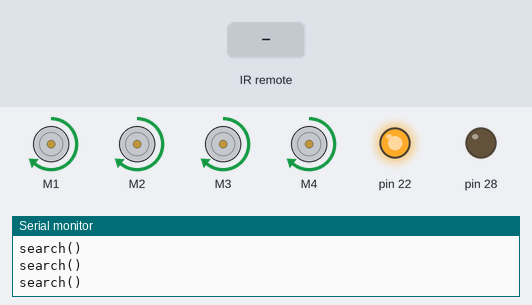
The sketch below on a simulated Arduino Mega 2560, built with avr-gcc and run on an emulated ATmega2560. On the bench: 4 × DC motor (green arrow = forward, orange = backward, longer = faster), output pins drawn as LEDs (lit = HIGH), the last lines printed to the serial monitor. The inputs (shaded band) are chosen by the test bench.

Above: at 1.2 s.
1.3 s: infrared code 0xA1B2C3 received
At 2.0 s:
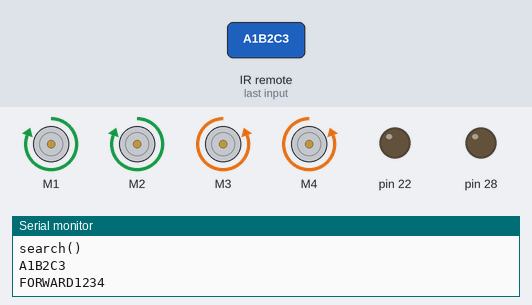
Timing chart, 0 to 4.3 s (numbered marks = the images above; inputs shaded):
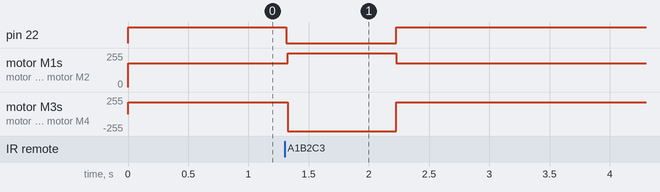

The sketch:

rec_ir.ino
```cpp
#include "IRremote.h"
#include <AFMotor.h>
#define IR_USE_TIMER3
AF_DCMotor motor_1(1);
AF_DCMotor motor_2(2);
AF_DCMotor motor_3(3);
AF_DCMotor motor_4(4);
const int RECV_PIN = 16;
IRrecv irrecv(RECV_PIN);
decode_results results;

void setup()
{
  Serial.begin(9600);
  Serial.println("serial monitor:");
  irrecv.enableIRIn();
  irrecv.blink13(true);
  pinMode(22, OUTPUT);
  pinMode(28, OUTPUT);
  digitalWrite(22, HIGH);
  motor_1.run(RELEASE);
  motor_2.run(RELEASE);
  motor_3.run(RELEASE);
  motor_4.run(RELEASE);
}

void loop()
{
  if (!digitalRead(28))
  {
    digitalWrite(22, HIGH); //red LED off
    if (irrecv.decode(&results))
      {
        Serial.println(results.value, HEX);
        if (results.value == 0xA1B2C3)
          {
            digitalWrite(22, LOW); //red LED on
            Serial.println("FORWARD1234");
            FORWARD1234();
          }
         else
          {
            search();
            Serial.println("search()");
          }
          irrecv.resume();
           delay(500);
       }
      else
       {
        search();
        Serial.println("search()");
        }
       }
      else
       {
        RELEASE1234();
        while(1);
       }
}

void FORWARD1234()
{
motor_1.run(FORWARD);
motor_2.run(FORWARD);
motor_3.run(BACKWARD);
motor_4.run(BACKWARD);
motor_1.setSpeed(255);
motor_3.setSpeed(255);
motor_2.setSpeed(255);
motor_4.setSpeed(255);
delay(400);
}

void RELEASE1234()
{
motor_1.run(RELEASE);
motor_2.run(RELEASE);
motor_3.run(RELEASE);
motor_4.run(RELEASE);
}

void search()
{
motor_1.run(FORWARD);
motor_2.run(FORWARD);
motor_3.run(FORWARD);
motor_4.run(FORWARD);
motor_1.setSpeed(180);
motor_3.setSpeed(180);
motor_2.setSpeed(180);
motor_4.setSpeed(180);
}
```

Measured:
- after the input at 1.3 s, pin 22: HIGH → LOW at once, → HIGH 0.91 s later; motor M1, motor M2: forward 180/255 → forward 255/255 at once, → forward 180/255 0.90 s later; motor M3, motor M4: forward 180/255 → backward 255/255 at once, → forward 180/255 0.90 s later
